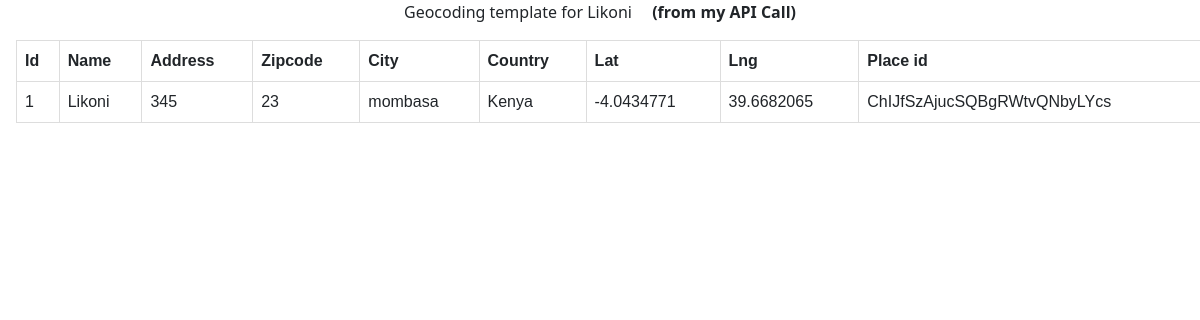
The page /geododing/1 on the database its author committed.
### SITEAPP/models.py (models this page shows, shortened)
class Location(models.Model):
    name = models.CharField(max_length = 500)
    zipcode = models.CharField(max_length=200, blank=True, null=True)
    city = models.CharField(max_length=200, blank=True, null=True)
    country = models.CharField(max_length = 200, blank=True, null=True)
    address = models.CharField(max_length = 200, blank=True, null=True)
    created_at = models.DateTimeField(auto_now_add=True, blank=True, null=True)
    edited_at = models.DateTimeField(auto_now=True)
    lat = models.CharField(max_length=200, blank=True, null=True)
    lng = models.CharField(max_length=200, blank=True, null=True)
    place_id = models.CharField(max_length = 200, blank=True, null=True)

### SITEAPP/views.py (the view, shortened to what this page needs)
# urls.py: path("geododing/<int:pk>", views.GeocodingView.as_view(), name= "geocoding"),
class GeocodingView(View):
    template_name = "geocoding.html"
    def get(self, request, pk):
        location = Location.objects.get(pk=pk)
        if location.lng and location.lat and location.place_id != None:
            lat = location.lat
            lng = location.lng
            place_id = location.place_id
            label = "from my API Call"
        else:
            result = ""
            lat = ""
            lng = ""
            place_id = ""
            label = "No call Made"
        context = {"location": location,
                   'lat': lat,
                   'lng': lng,
                   'place_id': place_id,
                   'label': label
                   }
        return render(request, self.template_name, context=context)

### SITEAPP/templates/geocoding.html
{% extends 'base.html' %}
{% block content %}
<div class="pageholder">
    <div class="titleholder">
        <center><div class="title">Geocoding template for {{location.name}} &ensp;&ensp;<strong>({{label}})</strong></div></center>
    </div>
<div class="linkholder">
    <table id="ourtables3" class="myTable m-3"  class="table">
        <thead class="thead-dark">
            <tr>
                <th>Id</th>
                <th>Name</th>
                <th>Address</th>
                <th>Zipcode</th>
                <th>City</th>
                <th>Country</th>
                <th>Lat</th>
                <th>Lng</th>
                <th>Place id</th>
            </tr>
        </thead>
        <tbody>
            <tr>
                <td>{{location.id}}</td>
                <td>{{location.name}}</td>
                <td>{{location.address}}</td>
                <td>{{location.zipcode}}</td>
                <td>{{location.city}}</td>
                <td>{{location.country}}</td>
                <td>{{lat}}</td>
                <td>{{lng}}</td>
                <td>{{place_id}}</td>
            </tr>
        </tbody>
    </table>
</div>
</div>
{% endblock content %}

### SITEAPP/templates/base.html (style rules this page uses)
table { font-family: arial, sans-serif; border-collapse: collapse; width: 100%; }
td, th { border: 1px solid #dddddd; text-align: left; padding: 8px; }
body { background:white; }

### rows shown on the page
Location: name "Likoni", id "1", address "345", zipcode "23", city "mombasa", country "Kenya", lat "-4.0434771", lng "39.6682065", place "ChIJfSzAjucSQBgRWtvQNbyLYcs"

### other values the page prints
{{ label }} "from my API Call"
